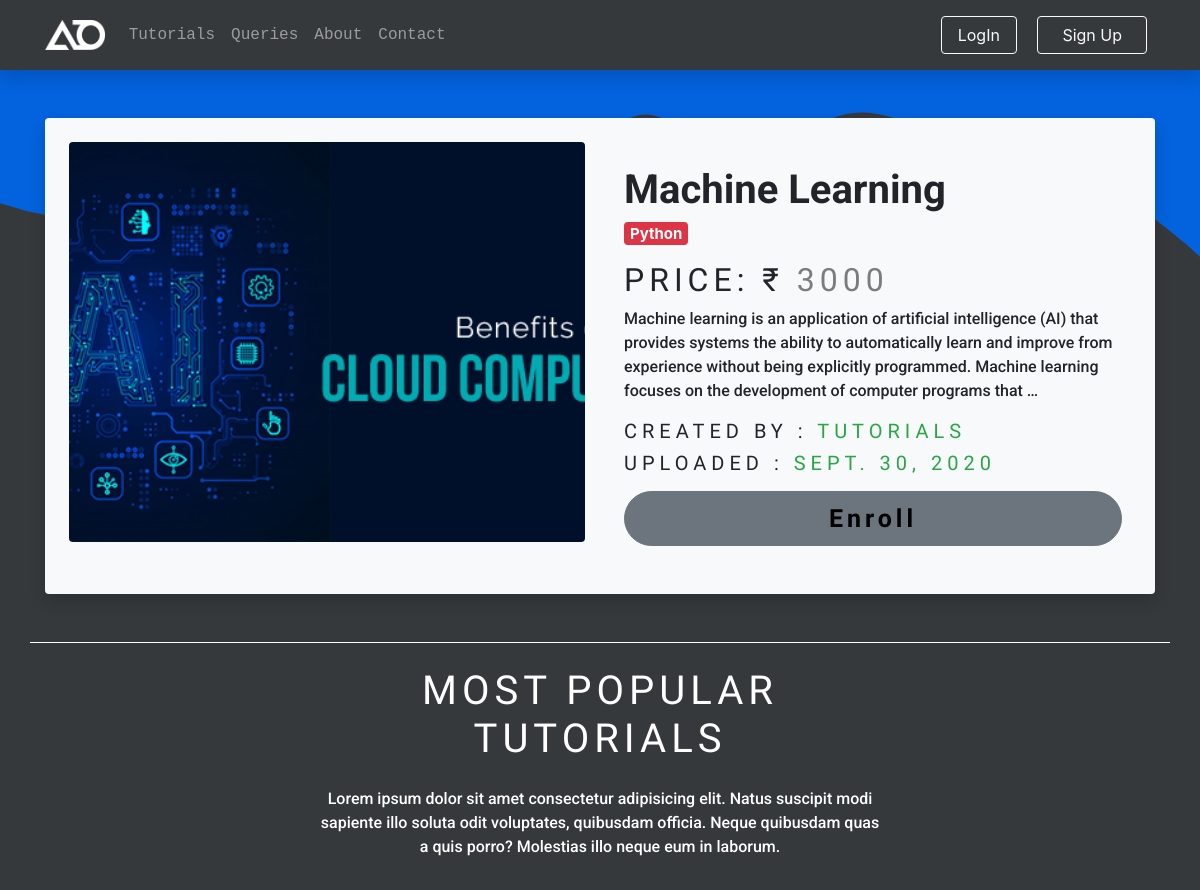
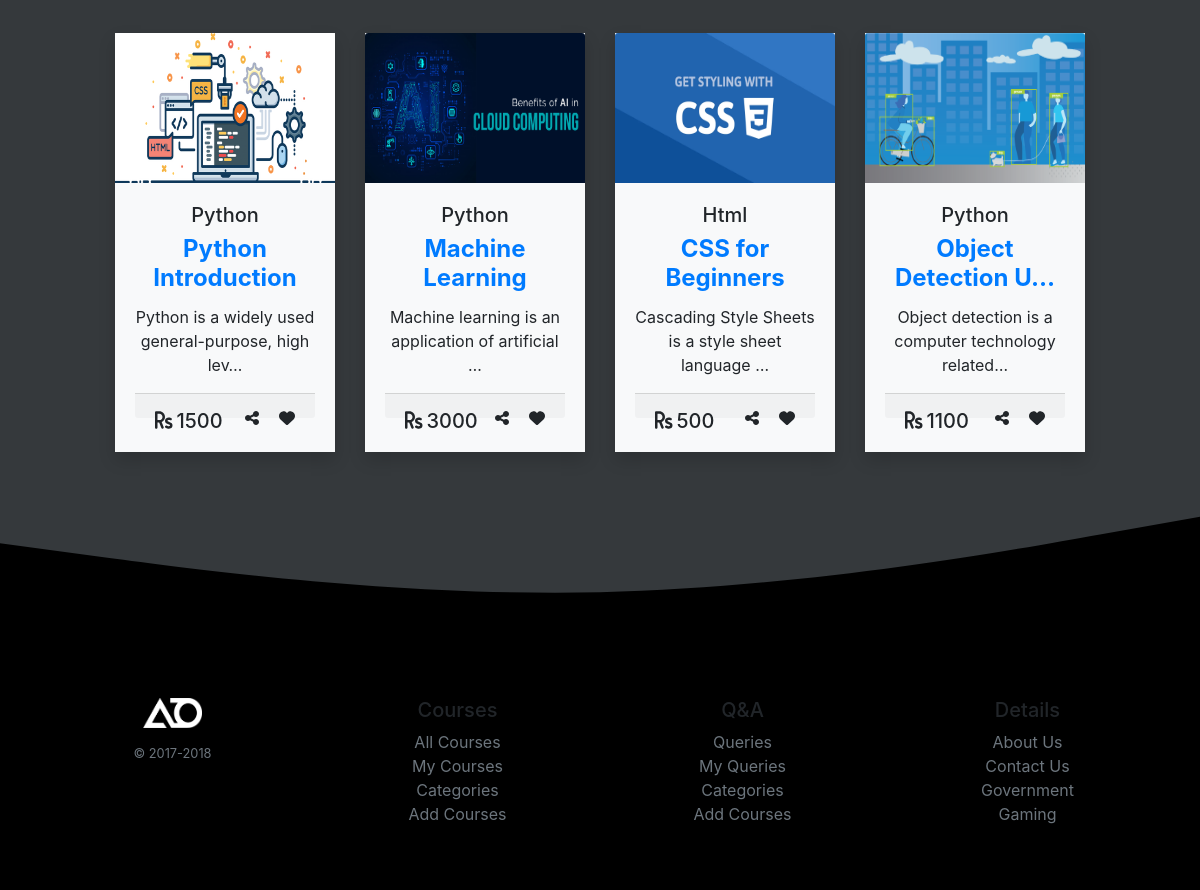
Page /tutorials/Machine Learning/ on the committed database (2 pictures, top to bottom).
### services/models.py (models this page shows)
class Tutorial(models.Model):
    title = models.CharField(max_length=100,primary_key=True)
    desc =  models.TextField()
    author = models.ForeignKey(User, on_delete=models.CASCADE)
    catego = models.ForeignKey(Category, on_delete=models.CASCADE)
    videofile= models.FileField(upload_to='services/videos',null=True)
    imagefile = models.ImageField(upload_to='services/images',default="")
    price = models.IntegerField()
    timestamp = models.DateTimeField(default=timezone.now)
    approval = models.NullBooleanField()
    def __str__(self):
        return self.title

class Category(models.Model):
    name = models.CharField(max_length=200,primary_key=True)
    icon = models.ImageField(upload_to='services/images',default="")
    desc = models.TextField(default=" ")
    def __str__(self):
        return self.name

### services/views.py (the view)
# urls.py: path('tutorials/<str:title>/', views.tutorial_details, name='tutorial_details'),
def tutorial_details(request,title):
    user = request.user
    categories = Category.objects.all()
    details = Tutorial.objects.filter(title=title)
    popular = Tutorial.objects.all()[0:4]
    tutori= Tutorial.objects.filter(title=title)
    for i in tutori:
        a=i
    if user.is_authenticated:
        purchase = Purchase.objects.filter(customuser=request.user).values('tuto')
        res = [sub['tuto'] for sub in purchase]
        form = PurchaseForm()
        if request.method == 'POST':
            form = PurchaseForm(request.POST)
            if form.is_valid():
                form = form.save(commit=False)
                form.customuser = user
                form.tuto = a
                form.purchasedate = timezone.now()
                form.save()
                form = PurchaseForm()
                return redirect('mycourse')
        context = {
                'details': details,
                'form': form,
                'res':res,
                'popular': popular
                }
        return render(request, 'services/tutorial_details.html',context)
    else:
        context = {
                'details': details,
                'popular': popular
            }
        print(context)
        return render(request, 'services/tutorial_details.html', context)

### templates/services/tutorial_details.html (shortened to what this page needs)
{% extends 'services/base.html' %}
{% load static %}
{% block body %}
<section id="productDetails" class="">
  <div class="container py-5">
    {% for i in details %}
    <div class="card shadow border-0 p-4 bg-light">
      <div class="row justify-content-center border-0">
        <div class="col-md-6">
          <img class="img-fluid rounded mb-0" src="/media/{{i.imagefile}}" alt="" style="height: 400px;
            object-fit: cover;">
        </div>
        <div class="col-md-6 p-4">
          <h1 class="title2 font-weight-bolder">{{i.title}}</h1>
          <h5><span class="badge badge-danger product mb-2 ml-xl-0 ml-4">{{i.catego}}</span></h5>
          <h2 class="title">Price: ₹<span class="text-black-50"> {{i.price}}</span></h2>
          <p class="title2">{{i.desc|truncatewords:35}}</p>
          <div class="title">
            <h5>Created By : <span class="text-success">{{i.author}}</span></h5>
            <h5>Uploaded : <span class="text-success">{{i.timestamp|date}}</span></h5>
          </div>
          {% if user.is_authenticated %}
              {% if i.title in res %}
                <h6 class="badge-warning text-center rounded mt-2">Already Purchased !!</h6>
                <a class="btn btn-secondary btn-lg rounded-pill btn-block mt-3 btton" href={% url 'mycourse'%}>Go to Course</a>
              {% else %}
                <a class="btn btn-secondary btn-lg rounded-pill btn-block mt-3 btton" data-toggle="modal"
                data-target="#checkout">Enroll</a>
              {% endif %}
          {% else %}
          <a class="btn btn-secondary btn-lg rounded-pill btn-block mt-3 btton"
            href="{% url 'account_login' %}">Enroll</a>
          {% endif %}
        </div>
      </div>
    </div>
    {% endfor %}
  </div>
  <div class="container border-top border-white">
  </div>
  <div class="d-flex justify-content-center wow fadeIn">
    <div class="col-md-6 text-center text-white">
      <h1 class="my-4 title">Most Popular Tutorials</h1>
      <p class="title2">Lorem ipsum dolor sit amet consectetur adipisicing elit. Natus suscipit modi sapiente illo
        soluta odit
        voluptates,
        quibusdam officia. Neque quibusdam quas a quis porro? Molestias illo neque eum in laborum.</p>
    </div>
  </div>
  <div class="container col-10 pt-5">
    <div class="row justify-content-center align-content-center">
      {% for i in popular %}
      <div class="col-lg-3 col-md-4 col-sm-5">
        <div class="card mb-5 border-0 rounded-0 shadow bg-light" style="background-color: #ffffff;">
          <div class="overlay">
            <a><img class="card-img-top img-fluid" src="/media/{{i.imagefile}}" alt="" style="height:150px;">
            </a>
          </div>
          <div class="card-body text-center">
            <h5>{{i.catego}}</h5>
            <h4 class="card-title"><strong><a class="stretched-link" style="text-decoration:none;"
                  href="{% url 'tutorial_details' title=i.title %}">{{i.title | truncatechars:19}}</a></strong>
            </h4>
            <p class="card-text">{{i.desc| truncatechars:50}}</p>
            <div class="card-footer">
              <h5 class="float-left mb-0"><i class="fa fa-rupee-sign mr-1 pt-1" aria-hidden="true"></i>{{i.price}}</h5>
              <span class="float-right">
                <a data-toggle="tooltip" data-placement="top" title="Share"><i class="fas fa-share-alt mr-3"></i></a>
                <a class="active" data-toggle="tooltip" data-placement="top" title="Added to Wishlist"><i
                    class="fas fa-heart"></i></a>
              </span>
            </div>
          </div>
        </div>
      </div>
      {% endfor %}
    </div>
  </div>
</section>
{% endblock body %}

### services/static/services/css/styles.css (style rules this page uses)
body { background-color:#161a1ddc; }
.title { letter-spacing: 5px; font-family: Teko,sans-serif!important; text-transform: uppercase!important; }
.title2 { font-family: 'Roboto', sans-serif; font-weight: 500; }
.btton { color: #000000!important; font-weight: 900; font-size: 25px; letter-spacing: 4px; font-family: Teko,sans-serif!important; }

### rows in the picture
Tutorial: imagefile (picture), title "Machine Learning", catego "Python", price "3000", desc "Machine learning is an application of artificial intelligence (AI) that provides systems the ability to automatically learn and improve from experience without being explicitly programmed. Machine learning focuses on the development of computer programs that …", author "TUTORIALS", timestamp "SEPT. 30, 2020", desc "Machine learning is an application of artificial …"
Tutorial: imagefile (picture), catego "Python", title "Python Introduction", desc "Python is a widely used general-purpose, high lev…", price "1500"
Tutorial: imagefile (picture), catego "Html", title "CSS for Beginners", desc "Cascading Style Sheets is a style sheet language …", price "500"
Tutorial: imagefile (picture), catego "Python", title "Object Detection U…", desc "Object detection is a computer technology related…", price "1100"
